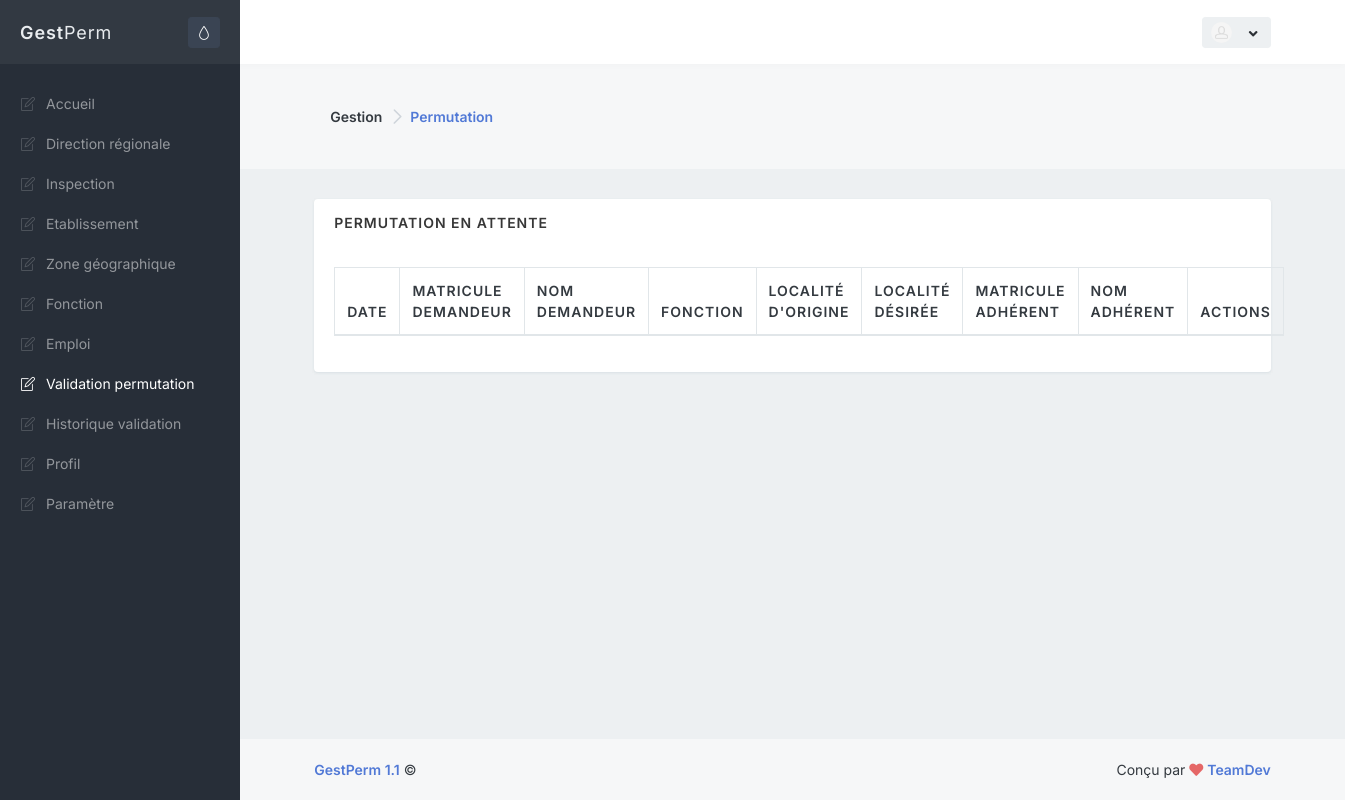
The page /admin/validation.php on the database as committed earlier.
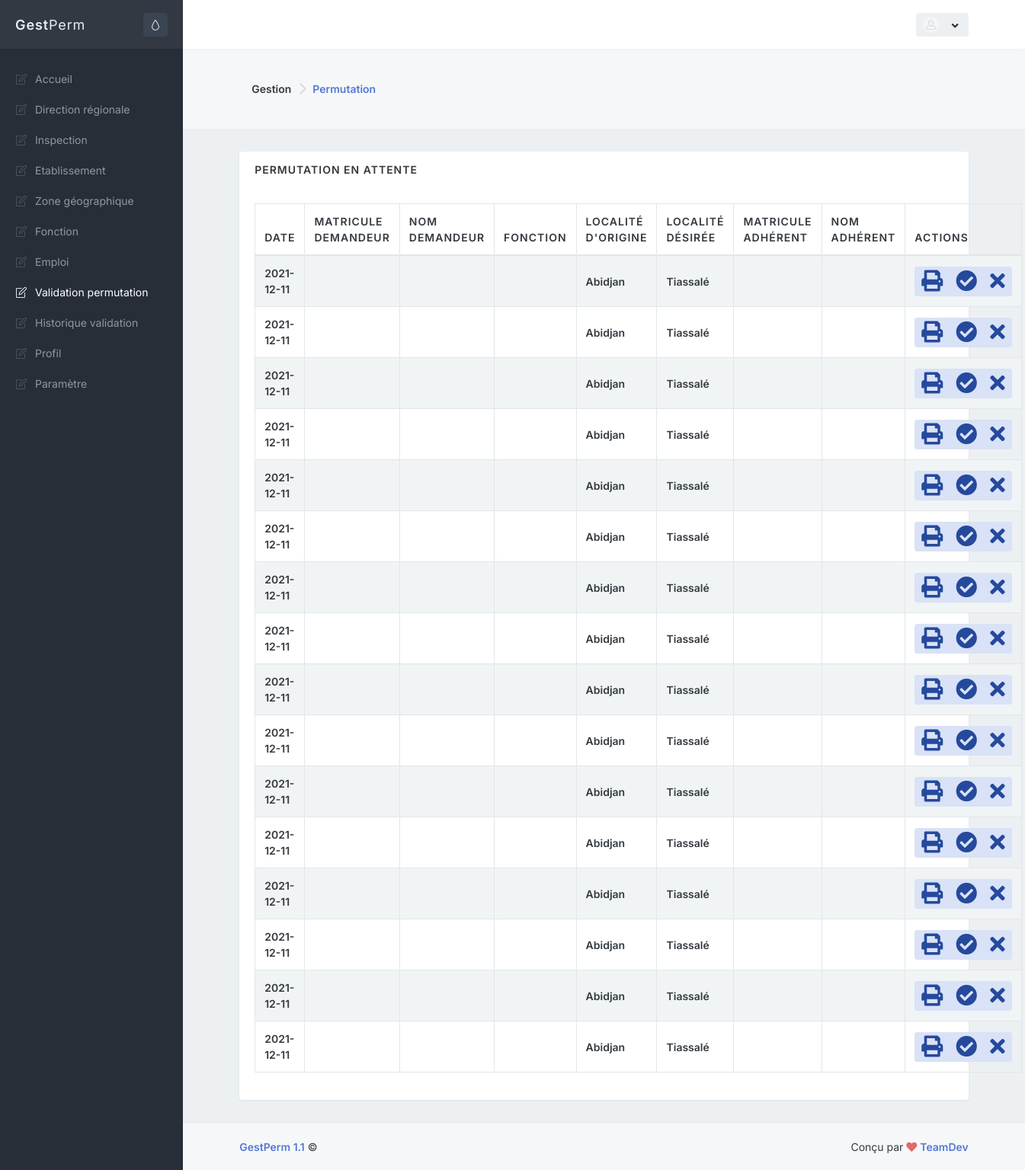
The same page on the database as committed later.
### tables this page shows
CREATE TABLE IF NOT EXISTS `annonce` (
  `IdAnnonce` int(11) NOT NULL AUTO_INCREMENT,
  `DateAjoutAnnonce` date NOT NULL,
  `LocaliteOrigineAnnonce` varchar(255) NOT NULL,
  `LocaliteDesireeAnnonce` varchar(255) NOT NULL,
  `AdherantAnnonce` varchar(255) NOT NULL DEFAULT '-1',
  `StatutAnnonce` varchar(255) NOT NULL,
  `IdAgent` bigint(20) NOT NULL,
  `IdTypeAnnonce` int(11) NOT NULL,
  PRIMARY KEY (`IdAnnonce`)
);

### class/database.php (called while the page is built, shortened)
<?php
class Database
{
    private static $dbHost = "localhost";
    private static $dbName = "pct_db";
    private static $dbUsername = "root";
    private static $dbUserpassword = "";
    private static $connection = null;
    private static function connect()
    {
        if(self::$connection == null)
        {
            try
            {
              self::$connection = new PDO("mysql:host=" . self::$dbHost . ";dbname=" . self::$dbName , self::$dbUsername, self::$dbUserpassword, array(PDO::MYSQL_ATTR_INIT_COMMAND => 'SET NAMES UTF8' , PDO::ATTR_ERRMODE=>PDO::ERRMODE_WARNING));
            }
            catch(PDOException $e)
            {
                die($e->getMessage());
            }
        }
        return self::$connection;
    }
    private static function disconnect()
    {
        self::$connection = null;
    }
    public static function SelectQuery($query="")
    {
        if ($query<>"")
        {
            $req=self::$connection->prepare($query);
            try
            {
              $req->execute();
            }
            catch(Exception $e)
            {
                var_dump($query);
                die($e->getMessage());
            }
            return $req->fetchAll(PDO::FETCH_OBJ);
        }
        else return "";
    }
}
?>

### admin/validation.php (the view, shortened to what the changed rows need)
<?php require 'inc/_global/views/head_start.php'; ?>
<?php require 'inc/_global/views/head_end.php'; ?>
<?php require 'inc/_global/views/page_start.php'; ?>
<div class="content">
    <div class="block block-rounded">
        <div class="block-content block-content-full">
            <table class="table table-bordered table-striped table-vcenter js-dataTable-full">
                <thead>
                        <tr>
                            <th class="d-none d-sm-table-cell" style="width: 15%;">Date</th>
                            <th class="d-none d-sm-table-cell" style="width: 15%;">Matricule Demandeur</th>
                            <th class="d-none d-sm-table-cell" style="width: 30%;">Nom Demandeur</th>
                            <th class="d-none d-sm-table-cell" style="width: 15%;">Fonction</th>
                            <th class="d-none d-sm-table-cell" style="width: 15%;">Localité d'origine</th>
                            <th class="d-none d-sm-table-cell" style="width: 15%;">Localité désirée</th>
                            <th class="d-none d-sm-table-cell" style="width: 15%;">Matricule Adhérent</th>
                            <th class="d-none d-sm-table-cell" style="width: 30%;">Nom Adhérent</th>
                            <th class="d-none d-sm-table-cell" style="width: 15%;">Actions</th>
                        </tr>
                    </thead>
                    <tbody>
                        <?php
                            $annonces=Database::SelectQuery("SELECT * FROM annonce ORDER BY DateAjoutAnnonce DESC");
                            foreach($annonces as $annonce):
                        ?>
                        <tr>
                            <?php $agent1=DataBase::SelectQuery("SELECT * FROM agent WHERE IdAgent='$annonce->IdAgent'");?>
                            <?php $agent2=DataBase::SelectQuery("SELECT * FROM agent WHERE IdAgent='$annonce->AdherantAnnonce'");?>
                            <td class="font-w600 font-size-sm"><?=$annonce->DateAjoutAnnonce?></td>
                            <td class="font-w600 font-size-sm"><?=$agent1->MatriculeAgent?></td>
                            <td class="font-w600 font-size-sm"><?=$agent1->NomAgent. " ". $agent1->PrenomsAgent?></td>
                            <td class="font-w600 font-size-sm"><?=DataBase::SelectQuery("SELECT NomFonction FROM fonction WHERE IdFonction='$agent1->IdFonction'")[0]->NomFonction?></td>
                            <td class="font-w600 font-size-sm">Abidjan</td>
                            <td class="font-w600 font-size-sm">Tiassalé</td>
                            <td class="font-w600 font-size-sm"><?=$agent2->MatriculeAgent?></td>
                            <td class="font-w600 font-size-sm"><?=$agent2->NomAgent. " ". $agent2->PrenomsAgent?></td>
                            <td class="text-center">
                                <div class="btn-group">
                                    <button type="button" class="btn btn-sm btn-alt-primary" data-toggle="modal" data-target="#Edit-newinsp-modal">
                                        <i class="fa fa-2x fa-print" data-toggle="tooltip" title="Imprimer"></i>
                                    </button>
                                    <button type="button" class="btn btn-sm btn-alt-primary" data-toggle="modal" data-target="#Edit-newinsp-modal">
                                        <i class="fa fa-2x fa-check-circle" data-toggle="tooltip" title="Valider"></i>
                                    </button>
                                    <button type="button" class="btn btn-sm btn-alt-primary"  data-toggle="modal" data-target="#Delete-newinsp-modal">
                                        <i class="fa fa-2x fa-times" data-toggle="tooltip" title="Refuser"></i>
                                    </button>
                                </div>
                            </td>
                        </tr>
                        <?php endforeach ?>
                    </tbody>
            </table>
        </div>
    </div>
</div>
<?php require 'inc/_global/views/page_end.php'; ?>
<?php require 'inc/_global/views/footer_end.php'; ?>

Rows that differ between the two databases and show on the page:
added annonce: DateAjoutAnnonce "2021-12-11"
added annonce: DateAjoutAnnonce "2021-12-11"
added annonce: DateAjoutAnnonce "2021-12-11"
added annonce: DateAjoutAnnonce "2021-12-11"
added annonce: DateAjoutAnnonce "2021-12-11"
added annonce: DateAjoutAnnonce "2021-12-11"
added annonce: DateAjoutAnnonce "2021-12-11"
added annonce: DateAjoutAnnonce "2021-12-11"
added annonce: DateAjoutAnnonce "2021-12-11"
added annonce: DateAjoutAnnonce "2021-12-11"
added annonce: DateAjoutAnnonce "2021-12-11"
added annonce: DateAjoutAnnonce "2021-12-11"
added annonce: DateAjoutAnnonce "2021-12-11"
added annonce: DateAjoutAnnonce "2021-12-11"
added annonce: DateAjoutAnnonce "2021-12-11"
added annonce: DateAjoutAnnonce "2021-12-11"
